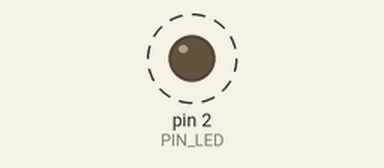
Recording of a sketch running on a simulated Arduino Uno, built with avr-gcc and run on an emulated ATmega328P. On the bench: output pins drawn as LEDs (lit = HIGH). Dashed ring = blinking. What the sketch prints to the serial monitor is not drawn.

Above: at 10.4 s.
Timing chart, 0 to 13.2 s (numbered marks = the images above):
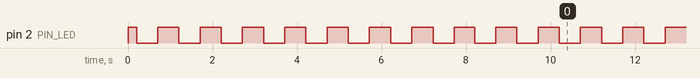

The sketch:

bench-test.ino
```cpp
// SmartGarden bench test (spec 005, guide step "Programma di prova").
//
// Proves the three outputs of the lamp-head controller one at a time:
//   W     = D1 / GPIO5  -> 330 ohm -> W-channel transistor control (lamp board point A)
//   B     = D5 / GPIO14 -> 330 ohm -> B-channel transistor control (lamp board point B)
//   PUMP  = D7 / GPIO13 -> 330 ohm -> PC817C LED; PC817C output drives J3 pin C
//
// "Released" means INPUT (high impedance): the lamp's own MCU and keys stay in charge.
// "On" means OUTPUT HIGH: the output forces its load on for 5 s.
// Nothing is driven during boot and for the first 10 s after it (principle I, RQ-005-04).
// No Wi-Fi: this program only exercises the hardware.
//
// Serial monitor: 115200 baud. The on-board blue LED (GPIO2) blinks once per second
// so the board shows it is running even without a serial monitor.

const uint8_t PIN_W = 5;      // D1
const uint8_t PIN_B = 14;     // D5
const uint8_t PIN_PUMP = 13;  // D7
const uint8_t PIN_LED = 2;    // on-board LED, active low

const uint32_t STARTUP_IDLE_MS = 10000;
const uint32_t ON_MS = 5000;
const uint32_t GAP_MS = 3000;

struct Output {
  uint8_t pin;
  const char *name;
};

const Output OUTPUTS[] = {
  { PIN_W, "W (LED bianchi)" },
  { PIN_B, "B (LED canale B)" },
  { PIN_PUMP, "POMPA" },
};

void releaseAll() {
  for (const Output &o : OUTPUTS) pinMode(o.pin, INPUT);
}

// Waits while blinking the on-board LED; keeps the watchdog fed.
void waitBlinking(uint32_t ms) {
  const uint32_t start = millis();
  while (millis() - start < ms) {
    digitalWrite(PIN_LED, ((millis() - start) / 500) % 2 ? HIGH : LOW);
    delay(20);
  }
  digitalWrite(PIN_LED, HIGH);
}

void setup() {
  releaseAll();                 // first thing: every output high impedance
  pinMode(PIN_LED, OUTPUT);
  digitalWrite(PIN_LED, HIGH);
  Serial.begin(115200);
  delay(200);
  Serial.println();
  Serial.println(F("SmartGarden bench test"));
  Serial.println(F("Uscite libere per 10 secondi: niente deve accendersi."));
  waitBlinking(STARTUP_IDLE_MS);
}

void loop() {
  for (const Output &o : OUTPUTS) {
    Serial.print(F("ACCESO: "));
    Serial.println(o.name);
    pinMode(o.pin, OUTPUT);
    digitalWrite(o.pin, HIGH);
    waitBlinking(ON_MS);

    pinMode(o.pin, INPUT);
    Serial.print(F("spento: "));
    Serial.println(o.name);
    waitBlinking(GAP_MS);
  }
  Serial.println(F("--- ciclo completo, ricomincio ---"));
}
```

Measured:
- by itself, pin 2 (PIN_LED): alternates HIGH for 0.50 s and LOW for 0.50 s
